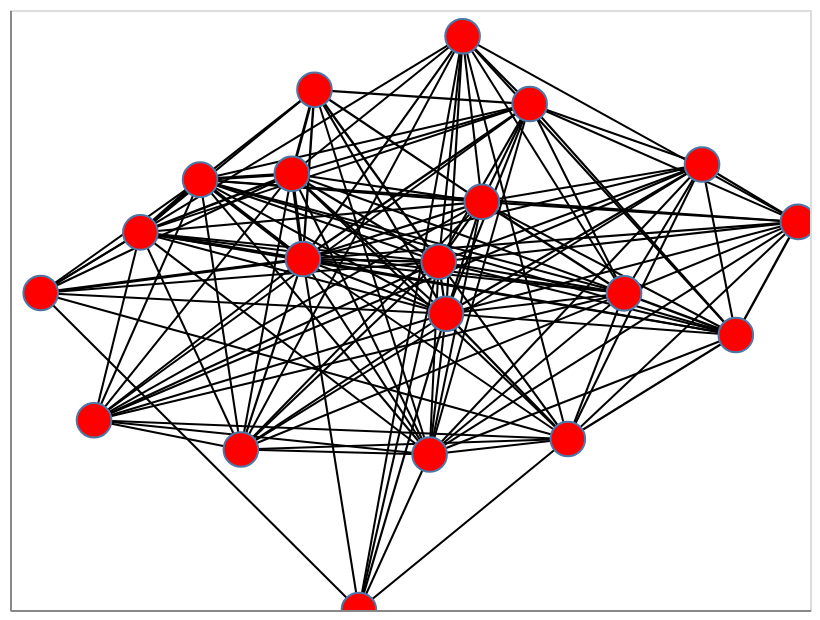

Here is the notebook cell this chart was saved with:
### Code cell
pos = nx.spring_layout(G)
viz = nxa.draw_networkx(G, pos=pos, width='weight', node_tooltip='name')
viz.interactive()

### Figure 1 — Vega-Lite specification as saved in the notebook (floating-point values rounded to 4 significant figures; data arrays with more than 128 entries replaced by an {"elided": "..."} marker saying what was removed)
{"config": {"view": {"continuousWidth": 400, "continuousHeight": 300}}, "layer": [{"data": {"name": "data-8f3786a469989b9991ef6b5b997423b8"}, "mark": {"type": "line", "color": "black", "opacity": 1}, "encoding": {"detail": {"field": "edge", "type": "quantitative"}, "size": {"field": "weight", "legend": null, "type": "quantitative"}, "x": {"axis": {"grid": false, "labels": false, "ticks": false, "title": ""}, "field": "x", "type": "quantitative"}, "y": {"axis": {"grid": false, "labels": false, "ticks": false, "title": ""}, "field": "y", "type": "quantitative"}}, "selection": {"selector046": {"type": "interval", "bind": "scales", "encodings": ["x", "y"]}}}, {"data": {"name": "data-d1f9f4d03404b39c524efc5d2e973e2f"}, "mark": {"type": "point", "fill": "red", "opacity": 1, "size": 300, "strokeWidth": 1.0}, "encoding": {"tooltip": {"field": "name", "type": "nominal"}, "x": {"axis": {"grid": false, "labels": false, "ticks": false}, "field": "x", "type": "quantitative"}, "y": {"axis": {"grid": false, "labels": false, "ticks": false}, "field": "y", "type": "quantitative"}}}], "$schema": "https://vega.github.io/schema/vega-lite/v4.17.0.json", "datasets": {"data-8f3786a469989b9991ef6b5b997423b8": {"elided": "320 records"}, "data-d1f9f4d03404b39c524efc5d2e973e2f": [{"y": -0.04897, "x": -0.9232, "name": "flask"}, {"y": -0.487, "x": 0.3945, "name": "react"}, {"y": 0.3365, "x": 0.7301, "name": "window"}, {"y": 0.2244, "x": 0.1794, "name": "java"}, {"y": 0.1643, "x": 0.9698, "name": "maco"}, {"y": -0.5334, "x": 0.04897, "name": "googl"}, {"y": 0.5179, "x": 0.2991, "name": "c"}, {"y": -1.0, "x": -0.1277, "name": "bootstrap"}, {"y": -0.175, "x": 0.8145, "name": "io"}, {"y": 0.7211, "x": 0.1315, "name": "json"}, {"y": 0.5606, "x": -0.2389, "name": "algorithm"}, {"y": -0.4309, "x": -0.7899, "name": "azur"}, {"y": 0.04461, "x": 0.07162, "name": "hacktoberfest"}, {"y": -0.5183, "x": -0.4229, "name": "aw"}, {"y": -0.1112, "x": 0.09003, "name": "javascript"}, {"y": -0.04997, "x": 0.5352, "name": "android"}, {"y": 0.291, "x": -0.5248, "name": "machin"}, {"y": 0.1328, "x": -0.6741, "name": "deep"}, {"y": 0.3086, "x": -0.2956, "name": "data"}, {"y": 0.05298, "x": -0.2677, "name": "python"}]}}
